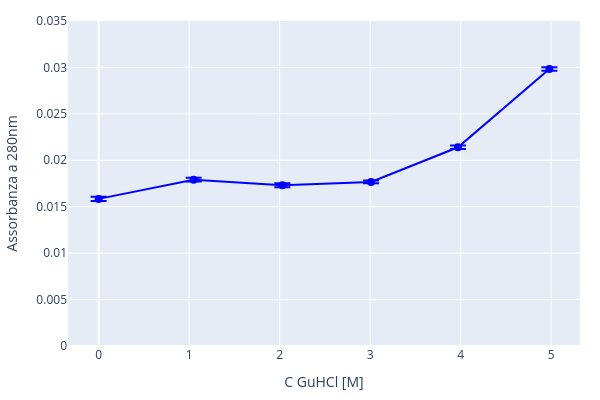

Source (notebook cell):
### Code cell
import plotly.graph_objects as go
fig_y0 = go.Figure()
fig_y0.add_trace(go.Scatter(
    x=c_den,
    y=y0_array,
    mode='markers+lines',
    marker=dict(size=8, color='blue'),
    line=dict(color='blue'),
    name='y0 at 280nm',
    error_y=dict(
        type='data',
        array=sy0,
        visible=True,
        color='blue',
        thickness=2,
        width=8
    )
))
fig_y0.update_layout(
    xaxis_title='C GuHCl [M]',
    yaxis_title='Assorbanza a 280nm',
    # xaxis_type='log',
    # title='y0 vs Concentrazione GuHCl',
    yaxis_range=[0, 0.035],
    width=600,
    height=400,
    margin=dict(l=20, r=20, t=20, b=20),
)
fig_y0.show()

### Figure 1 — Plotly figure (JSON) as saved in the notebook; plotly's stock layout.template omitted (floating-point values rounded to 4 significant figures)
{"data": [{"error_y": {"array": [0.0002337, 0.0002005, 0.0002115, 0.0001422, 0.0001798, 0.0001919], "color": "blue", "thickness": 2, "type": "data", "visible": true, "width": 8}, "line": {"color": "blue"}, "marker": {"color": "blue", "size": 8}, "mode": "markers+lines", "name": "y0 at 280nm", "type": "scatter", "x": [0.0, 1.05, 2.03, 3.01, 3.97, 4.98], "y": [0.01584, 0.01791, 0.0173, 0.01767, 0.0214, 0.02983]}], "layout": {"height": 400, "margin": {"b": 20, "l": 20, "r": 20, "t": 20}, "width": 600, "xaxis": {"title": {"text": "C GuHCl [M]"}}, "yaxis": {"range": [0, 0.035], "title": {"text": "Assorbanza a 280nm"}}}}
